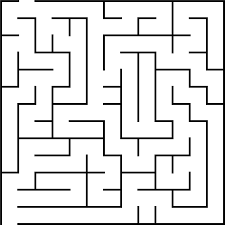
#> input picture images/maze.png, 225 x 225 px
$ python 3104HW10_11.py
#> lines starting #> are read from the running program, lines starting #| are printed output that depends on the picture; after the words box and inside, x2 and y2 are one past the last pixel; in counts of white or black regions, pixels touching at a corner belong together
import heapq
import cv2
import matplotlib.pyplot as plt

# print ("OpenCV version:", cv2.__version__)
#print(os.getcwd())

# Solving Image Maze given a 2D image
# We view the image as a graph where each pixel is a vertex and edges connect a pixel to its neighbors
# We will use the Djikstra algorithm to find the shortest path from start to end pixel
# It can exit as soon as the destination is reached
# A 1000x1000 pixel image gives rise to a graph with 1 million vertices. Storing such a graph is not feasible
# Instead, we will compute the vertices and edges on the fly as needed during the algorithm
# We will use opencv to read and manipulate the image


# Reading Image with opencv
img = cv2.imread('images/maze.png')  # read image from file using opencv (cv2) library
#> img is the input picture: shape (225, 225, 3); min 0, max 255, mean 225.5

# annotating images (OpenCV uses BGR color ordering)
# cv2.circle(img, (5,220), 3, (255,0,0), -1)
# cv2.circle(img, (5,5), 3, (0,0,255), -1)
# plt.imshow(img) # show image on screen
# plt.title('Amazing')
# plt.show()

# given an image, read the color at a pixel
# Reading the color at pixel (145, 67)
print("The pixel color is expressed in RGB format. R is the red value from 0->255, ")
print("G is the green value 0->255, and B is the blue value from 0->255.")
print('Image size (height, width, num layers) is', img.shape)
#| Image size (height, width, num layers) is (225, 225, 3)
px = img[145, 67] # img[y, x] is the color of the pixel x, y
#> px = [255, 255, 255]
print(px)
#| [255 255 255]

# cv2.circle(img, (80, 18), 3, (198,31,4), -1) # draw colored circle centered at (80, 18)
# px1 = img[18, 80] # It is important to note that rows of the image are y values and columns are x values
# print(px1)

px2 = img[80, 18] # Indexing the img data structure data takes y, x values
#> px2 = [0, 0, 0]
print(px2)
#| [0 0 0]

# Define edge weight function for an edge in the image
def fixPixelValues(px):
    # convert the RBG valeus into floating point to avoid an overflow that gives the wrong answers
    return [float(px[0]), float(px[1]), float(px[2])]

# given (x, y) coordinates of two neighboring pixels, calculate the edge weight
# we take the squared euclidean distance between the pixel values and add 0.1
def getEdgeWeight(img, u, v):
    # get edge weight for edge between u, v
    # first make sure that the edge is legit
    i0,j0 = u[0], u[1]
    i1,j1 = v[0], v[1]
    height, width, _ = img.shape

    # pixel poistion valid?
    assert i0 >= 0 and j0 >= 0 and i0 < width and j0 < height
    assert i1 >= 0 and j1 >= 0 and i1 < width and j1 < height
    #edge between node and neighbor?
    assert -1 <= i0 - i1 <= 1
    assert -1 <= j0 - j1 <= 1

    px1 = fixPixelValues(img[j0,i0])
    px2 = fixPixelValues(img[j1,i1])
    return 0.1 + (px1[0] - px2[0])**2 + (px1[1] - px2[1])**2 + (px1[2] - px2[2])**2

# given a list of (x, y) values, draw a series of red lines between each coordinate
# and next show the path in the image
def drawPath(img, path, pThick=2):
    if not path:
        return
    v = path[0]
    x0, y0 = v[0], v[1]
    for v in path:
        x, y = v[0], v[1]
        cv2.line(img, (x, y), (x0, y0), (0, 0, 255), pThick)
        x0, y0 = x, y

# computing single source shortest path using Dijkstra's algorithm
# for simplicity, we'll try a first cut implementation that uses a priority queue
class Vertex: # out line for a vertex data structure
    def __init__(self, i, j):
        self.x = i # The x coordinate (row index)
        self.y = j # The y coordinate (column index)
        self.d = float('inf') # the shortest path estimate from source
        self.processed = False # whether this vertex has been processed
        self.idx_in_priority_queue = -1 # index in the priority queue
        self.pi = None # parent vertex in the shortest path tree

# Dijskstra's algorithm requires a priority queue so that the minimum
# weight vertex can be extracted efficiently
class PriorityQueue:
    def __init__(self):
        self.heap = [] # heap array
        self.vertex_map = {} # map from (i, j) to vertex object

    # insert a vertex into the priority queue
    def insert(self, vertex):
        heapq.heappush(self.heap, (vertex.d, id(vertex), vertex)) # push tuple (distance, vertex)
        self.vertex_map[(vertex.x, vertex.y)] = vertex

    # extract the minimum weight vertex
    def get_and_delete_min(self):
        while self.heap:
            _, _, vertex = heapq.heappop(self.heap)
            if not vertex.processed:
                vertex.processed = True
                # remove from map if present
                self.vertex_map.pop((vertex.x, vertex.y), None)
                return vertex
        return None

    def is_empty(self):
        # consider the queue empty when there are no known unprocessed vertices
        return len(self.vertex_map) == 0

    # update the weight
    def update_vertex_weight(self, vertex):
        # since heapq does not support decrease key, we re-insert the vertex
        heapq.heappush(self.heap, (vertex.d, id(vertex), vertex))
        # ensure the vertex is tracked as pending
        self.vertex_map[(vertex.x, vertex.y)] = vertex

# implementing Dijkstra's algorithm to compute shortest path in an image
def computeShortestPath(image, start, dest):
    # treat start and dest as (x, y) coordinates (same ordering as cv2 drawing routines),
    # convert to internal (row, col) = (y, x) representation for processing.
#> called with start = (5, 220), dest = (5, 5)
    rows, cols = image.shape[:2]
#> rows = 225; cols = 225
    vertices = {} # map from (row, col) to vertex object

    def get_vertex(i, j):
        if (i, j) not in vertices: # create new vertex
            vertices[(i, j)] = Vertex(i, j)
        return vertices[(i, j)]

    # convert external (x,y) to internal (row, col)
    start_row, start_col = start[1], start[0]
    dest_row, dest_col = dest[1], dest[0]

    start_vertex = get_vertex(start_row, start_col)
    start_vertex.d = 0

    pq = PriorityQueue() # create priority queue
    pq.insert(start_vertex) # insert start vertex

    while not pq.is_empty():
        u = pq.get_and_delete_min() # get vertex with minimum distance
        if u is None:
            break
        if (u.x, u.y) == (dest_row, dest_col): # reached destination (internal coords)
            break

        # explore neighbors (4-connectivity)
        for di, dj in [(-1, 0), (1, 0), (0, -1), (0, 1)]:
            ni, nj = u.x + di, u.y + dj
            if 0 <= ni < rows and 0 <= nj < cols:
                px = image[ni, nj]
                # compute a scalar intensity robustly for color (BGR) or grayscale images
                mean_func = getattr(px, 'mean', None)
                if callable(mean_func):
                    intensity = float(px.mean())
                else:
                    try:
                        intensity = float(px)
                    except Exception:
                        # fallback for sequences like lists/tuples
                        intensity = float(sum(px) / len(px))

                if intensity < 50: # threshold for walls (dark pixels)
                    continue

                v = get_vertex(ni, nj)
                # uniform cost for traversable pixel (you can replace with color-difference weight if desired)
                weight = 1.0
                if not v.processed and u.d + weight < v.d:
                    v.d = u.d + weight
                    v.pi = u
                    pq.update_vertex_weight(v)
#> after the loop, v.d = 770

    # reconstruct path and return in external (x, y) ordering for drawPath/cv2 (col, row)
    path = []
    dest_vertex = vertices.get((dest_row, dest_col))
    if dest_vertex is None or dest_vertex.d == float('inf'):
        # unreachable destination
        return []

    current = dest_vertex
    while current is not None:
        # convert internal (row, col) -> external (x=col, y=row)
        path.append((current.y, current.x))
        current = current.pi
#> after the loop, path = 772 pairs, first value 5 to 207, second value 5 to 220
    path.reverse()

    return path

p = computeShortestPath(img, (5,220), (5,5))
#> p has the same summary as path in computeShortestPath

# Draw first path
drawPath(img, p, 2)
#> in drawPath, `v = path[0]`: v = (5, 220)
#> in drawPath, `x0, y0 = v[0], v[1]`: x0 = 5; y0 = 220
#> the loop in drawPath, `for v in path:` made 772 passes
#> (x, y, x0, y0) on passes 1 to 3: (5, 220, 5, 220), (5, 219, 5, 219), (5, 218, 5, 218)
#> after the loop in drawPath, `for v in path:`:
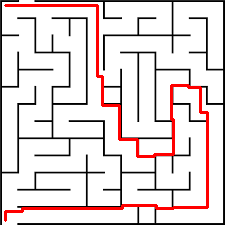
#> img: shape (225, 225, 3); 4.52% of pixels changed, all inside (x1, y1, x2, y2) = (4, 4, 209, 222)
img_rgb = cv2.cvtColor(img, cv2.COLOR_BGR2RGB)
plt.imshow(img_rgb) # show image without color conversion by OpenCV-Matplotlib
plt.title('Amazing')
plt.show()
cv2.imwrite('maze-solution.png', img)

# Show second image
img = cv2.imread('images/maze2.JPG') # read image
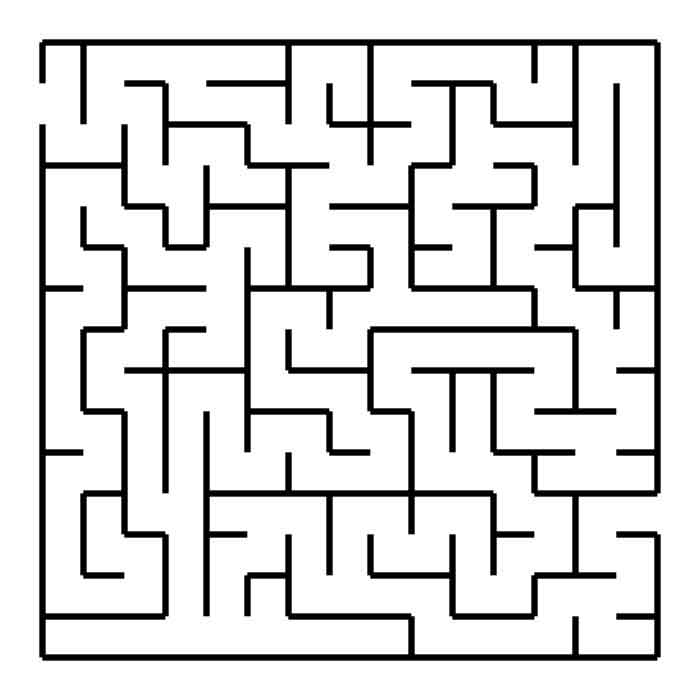
#> input picture images/maze2.JPG, 700 x 700 px
#> img is the input picture: shape (700, 700, 3); min 0, max 255, mean 221.5
# [5 lines of commented-out code are left out]

p = computeShortestPath(img, (250,470), (20,100))
#> the loop in computeShortestPath (call 2), `while not pq.is_empty():` made 246844 passes
#> p = 1111 pairs, first value 20 to 373, second value 80 to 470

# Draw second path
drawPath(img, p)
#> call 2 of drawPath, with pThick = 2
#> in drawPath (call 2), `v = path[0]`: v = (250, 470)
#> in drawPath (call 2), `x0, y0 = v[0], v[1]`: x0 = 250; y0 = 470
#> the loop in drawPath (call 2), `for v in path:` made 1111 passes
#> (x, y, x0, y0) on passes 1 to 3: (250, 470, 250, 470), (251, 470, 251, 470), (252, 470, 252, 470)
#> after the loop in drawPath (call 2), `for v in path:`:
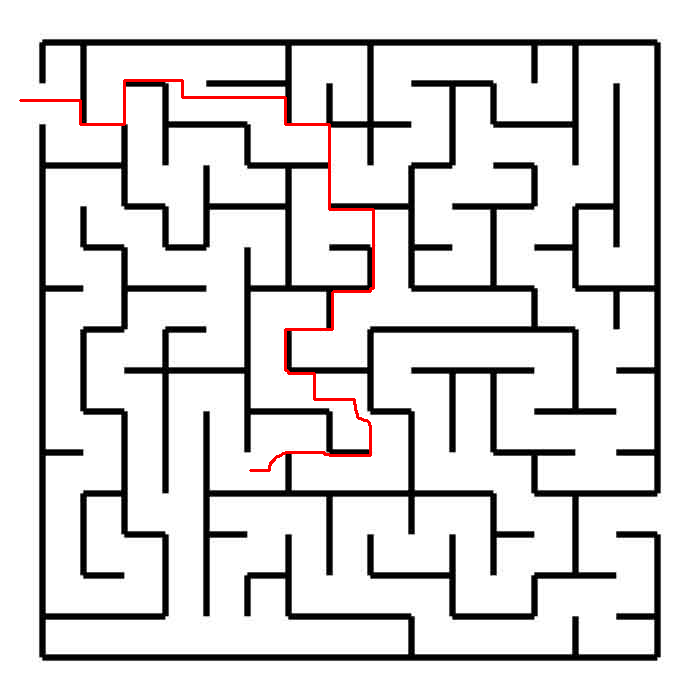
#> img: shape (700, 700, 3); 0.67% of pixels changed, all inside (x1, y1, x2, y2) = (19, 79, 375, 472)
plt.imshow(cv2.cvtColor(img, cv2.COLOR_BGR2RGB)) # show image
plt.title('Amazing2')
plt.show()
